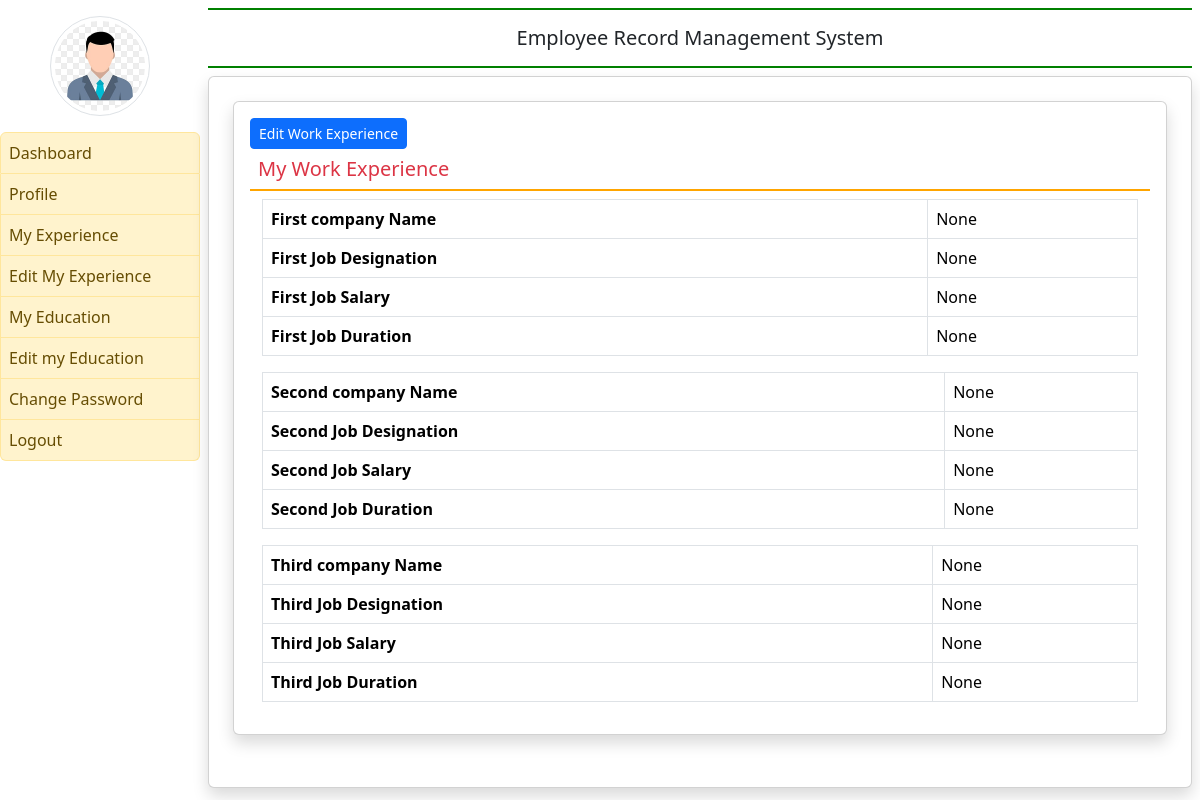
/my_experience (signed in), run on an earlier commit of the app's database.
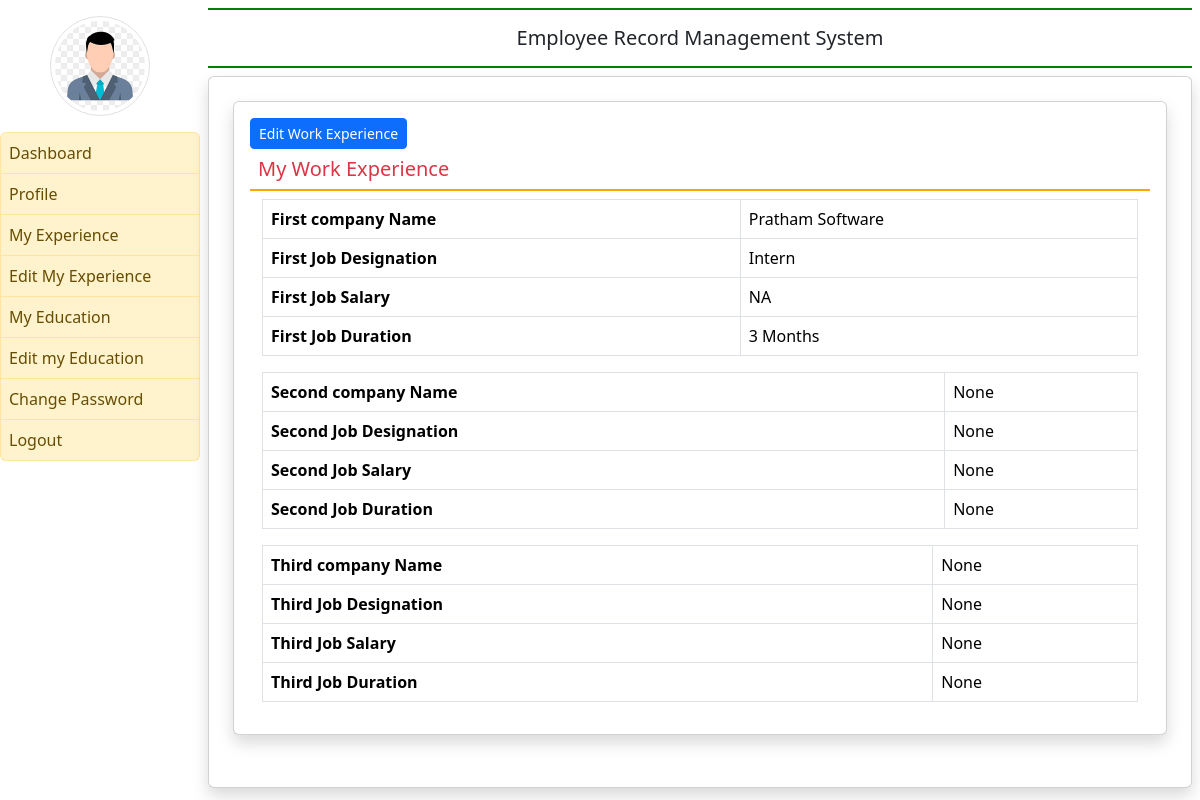
And on a later commit of the database.
### employee/models.py (models this page shows, shortened)
class EmployeeExperience(models.Model):
    user = models.ForeignKey(User, on_delete=models.CASCADE)
    company1name = models.CharField(max_length = 100, null=True)
    company1desig = models.CharField(max_length = 100, null=True)
    company1salary = models.CharField(max_length = 100, null=True)
    company1duration = models.CharField(max_length = 100, null=True)
    company2name = models.CharField(max_length = 100, null=True)
    company2desig = models.CharField(max_length = 100, null=True)
    company2salary = models.CharField(max_length = 100, null=True)
    company2duration = models.CharField(max_length = 100, null=True)
    company3name = models.CharField(max_length = 100, null=True)
    company3desig = models.CharField(max_length = 100, null=True)
    company3salary = models.CharField(max_length = 100, null=True)
    company3duration = models.CharField(max_length = 100, null=True)

### employee/views.py (the view)
# urls.py: path("my_experience", views.my_experience, name="my_experience"),
def my_experience(request):
    if not request.user.is_authenticated:
        return redirect('emp_login')
    user = request.user
    experience = EmployeeExperience.objects.get(user=user)
    return render(request, 'myexperience.html', locals())

### employee/templates/myexperience.html
{% extends "emp_base.html" %}
{% block main %}
<div class="card shadow m-2">
    <div class="card-body">
        <a href="{% url 'edit_experience' %}" class="btn btn-primary float-right btn-sm">Edit Work Experience</a>
        <h5 class="p-2 text-danger" style="border-bottom: 2px solid orange">My Work Experience</h5>
        <div class="container-fluid">
            <table class="table table-bordered">
                <tr>
                    <th>First company Name</th>
                    <td>{{experience.company1name}}</td>
                </tr>
                <tr>
                    <th>First Job Designation</th>
                    <td>{{experience.company1desig}}</td>
                </tr>
                <tr>
                    <th>First Job Salary</th>
                    <td>{{experience.company1salary}}</td>
                </tr>
                <tr>
                    <th>First Job Duration</th>
                    <td>{{experience.company1duration}}</td>
                </tr>
            </table>
            <table class="table table-bordered">
                <tr>
                    <th>Second company Name</th>
                    <td>{{experience.company2name}}</td>
                </tr>
                <tr>
                    <th>Second Job Designation</th>
                    <td>{{experience.company2desig}}</td>
                </tr>
                <tr>
                    <th>Second Job Salary</th>
                    <td>{{experience.company2salary}}</td>
                </tr>
                <tr>
                    <th>Second Job Duration</th>
                    <td>{{experience.company2duration}}</td>
                </tr>
            </table>
            <table class="table table-bordered">
                <tr>
                    <th>Third company Name</th>
                    <td>{{experience.company3name}}</td>
                </tr>
                <tr>
                    <th>Third Job Designation</th>
                    <td>{{experience.company3desig}}</td>
                </tr>
                <tr>
                    <th>Third Job Salary</th>
                    <td>{{experience.company3salary}}</td>
                </tr>
                <tr>
                    <th>Third Job Duration</th>
                    <td>{{experience.company3duration}}</td>
                </tr>
            </table>
        </div>
    </div>
</div>
{% endblock main %}

### employee/templates/emp_base.html (shortened to what this page needs)
{% load static %}
<html>
<head>
    <link href="https://cdn.jsdelivr.net/npm/bootstrap@5.3.3/dist/css/bootstrap.min.css" rel="stylesheet">
    <link rel="stylesheet" href="{% static 'css/style.css' %}">
</head>
<body>
    <div class="container-fluid">
        <div class="row">
            <div class="col-sm-2 p-0">
                <center><img src="{% static 'images/user-icon.jpg' %}" width="100" height="100" class="img-thumbnail rounded-circle my-3">
                </center>
                <div class="list-group">
                    <a href="{% url 'emp_home' %}" class="list-group-item list-group-item-warning list-group-item-action {% if request.path == '/emp_home' %} active {% endif %}">Dashboard</a>
                    <a href="{% url 'profile' %}" class="list-group-item  list-group-item-warning list-group-item-action">Profile</a>
                    <a href="{% url 'my_experience' %}" class="list-group-item list-group-item-warning list-group-item-action">My Experience</a>
                    <a href="{% url 'edit_experience' %}" class="list-group-item list-group-item-warning list-group-item-action">Edit My Experience</a>
                    <a href="{% url 'my_experience' %}" class="list-group-item  list-group-item-warning list-group-item-action">My Education</a>
                    <a href="" class="list-group-item list-group-item-warning list-group-item-action">Edit my Education</a>
                    <a href="" class="list-group-item list-group-item-warning list-group-item-action">Change Password</a>
                    <a href="{% url 'logout' %}" class="list-group-item list-group-item-warning list-group-item-action">Logout</a>
                </div>
            </div>
            <div class="col-sm-10 p-0">
                <div class="container-fluid p-2">
                    <h5 class="text-center p-3 font-weight-bold" style="border-bottom: 2px solid green; border-top: 2px solid green; ">Employee Record Management System</h5>
                    <div class="card shadow" style="min-height: 89vh;">
                        <div class="card-body">
                            {% block main %}
                            {% endblock main %}
                        </div>
                    </div>
                </div>
            </div>
        </div>
    </div>
</body>
</html>

### employee/templates/emp_base.html (style rules this page uses)
.list-group-item { padding:8px !important; }

What changed in the data, as far as the page shows it:
changed EmployeeExperience "None": company1name "None" → "Pratham Software"; company1desig "None" → "Intern"; company1salary "None" → "NA"; company1duration "None" → "3 Months"
